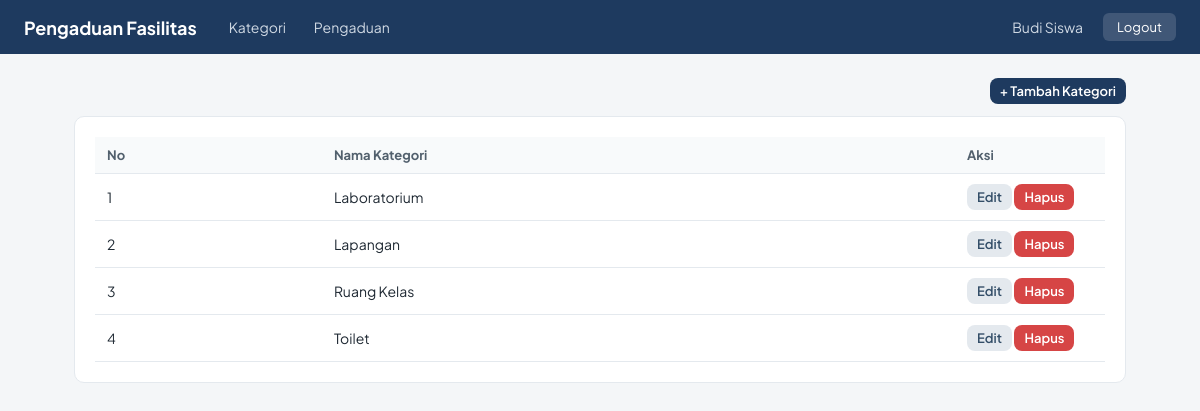
Screenshot of /index.php?page=kategori (signed in) with the database file from the repository.
### tables this page shows
CREATE TABLE kategori (
  id INT AUTO_INCREMENT PRIMARY KEY,
  nama VARCHAR(100) NOT NULL
);

### controllers/KategoriController.php (called while the page is built, shortened)
<?php
class KategoriController
{
    private $model;
    public function __construct($pdo)
    {
        $this->model = new Kategori($pdo);
    }
    public function index()
    {
        $kategori = $this->model->all();
        include __DIR__ . '/../views/kategori/index.php';
    }
}

### models/Kategori.php (called while the page is built, shortened)
<?php
class Kategori
{
    private $pdo;
    public function __construct($pdo)
    {
        $this->pdo = $pdo;
    }
    public function all()
    {
        return $this->pdo->query("SELECT * FROM kategori ORDER BY nama")->fetchAll();
    }
}

### views/kategori/index.php (the view)
<?php include __DIR__ . '/../partials/header.php'; ?>
<div class="text-kanan">
  <a href="index.php?page=kategori-form" class="btn btn-primary btn-sm">+ Tambah Kategori</a>
</div>
<div class="card">
  <?php if (count($kategori) === 0): ?>
    <p class="kosong">Belum ada kategori</p>
  <?php else: ?>
    <table>
      <thead><tr><th>No</th><th>Nama Kategori</th><th style="width:150px;">Aksi</th></tr></thead>
      <tbody>
        <?php foreach ($kategori as $i => $k): ?>
          <tr>
            <td><?= $i + 1 ?></td>
            <td><?= htmlspecialchars($k['nama']) ?></td>
            <td>
              <a href="index.php?page=kategori-form&id=<?= $k['id'] ?>" class="btn btn-sm btn-secondary">Edit</a>
              <a href="index.php?page=kategori-hapus&id=<?= $k['id'] ?>" class="btn btn-sm btn-danger btn-hapus">Hapus</a>
            </td>
          </tr>
        <?php endforeach; ?>
      </tbody>
    </table>
  <?php endif; ?>
</div>
<?php include __DIR__ . '/../partials/footer.php'; ?>

### assets/css/style.css (style rules this page uses)
* { box-sizing: border-box; margin: 0; padding: 0; }
body { font-family: 'Plus Jakarta Sans', sans-serif; background: #f4f6f8; color: #1f2933; min-height: 100vh; }
a { text-decoration: none; color: #1e5aa8; }
.card { background: #fff; border: 1px solid #e4e9ee; border-radius: 10px; padding: 20px; margin-bottom: 20px; }
table { width: 100%; border-collapse: collapse; font-size: 14px; }
th, td { text-align: left; padding: 10px 12px; border-bottom: 1px solid #e4e9ee; }
th { background: #f8fafb; font-size: 13px; color: #52606d; }
.btn { display: inline-block; padding: 9px 16px; border: none; border-radius: 8px; font-family: inherit; font-size: 14px; font-weight: 600; cursor: pointer; }
.btn-primary { background: #1e3a5f; color: #fff; }
.btn-danger { background: #d64545; color: #fff; }
.btn-secondary { background: #e4e9ee; color: #334e68; }
.btn-sm { padding: 5px 10px; font-size: 13px; }
.text-kanan { text-align: right; margin-bottom: 12px; }

### rows the page displays
kategori: nama "Laboratorium"
kategori: nama "Lapangan"
kategori: nama "Ruang Kelas"
kategori: nama "Toilet"

### other values shown
$userNama "Budi Siswa"
